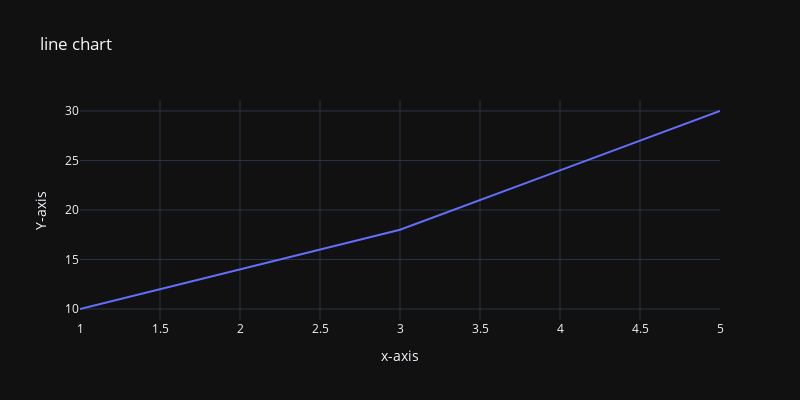

Here is the notebook cell this chart was saved with:
### Code cell
x = [1,2,3,4,5]
y = [10,14,18,24,30]
fig = px.line(x=x , y=y , title='line chart', labels={'x':'x-axis','y':'Y-axis'},
              template='plotly_dark',width=800,height=400)
fig.show()

### Figure 1 — Plotly figure (JSON) as saved in the notebook; plotly's stock layout.template omitted (floating-point values rounded to 4 significant figures)
{"data": [{"hovertemplate": "x-axis=%{x}<br>Y-axis=%{y}<extra></extra>", "legendgroup": "", "line": {"color": "#636efa", "dash": "solid"}, "marker": {"symbol": "circle"}, "mode": "lines", "name": "", "orientation": "v", "showlegend": false, "type": "scatter", "x": [1, 2, 3, 4, 5], "xaxis": "x", "y": [10, 14, 18, 24, 30], "yaxis": "y"}], "layout": {"height": 400, "legend": {"tracegroupgap": 0}, "title": {"text": "line chart"}, "width": 800, "xaxis": {"anchor": "y", "domain": [0, 1], "title": {"text": "x-axis"}}, "yaxis": {"anchor": "x", "domain": [0, 1], "title": {"text": "Y-axis"}}}}
